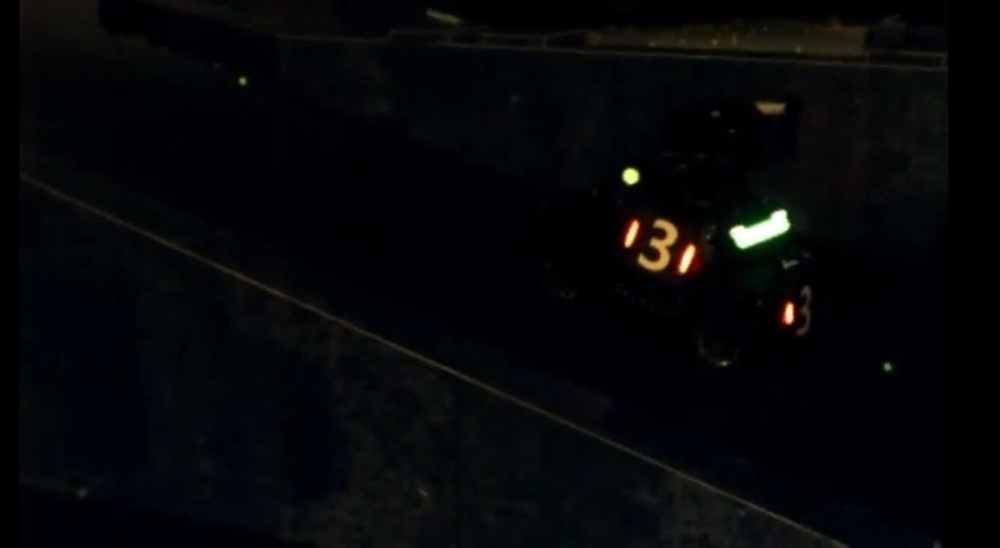
#> input picture armor_detection_py/selected_armor_img/issue_red_001.jpg, 1000 x 548 px, shrunk from 3499 x 1917 before the run
$ python img_test.py
#> lines starting #> are read from the running program, lines starting #| are printed output that depends on the picture; after the words box and inside, x2 and y2 are one past the last pixel; in counts of white or black regions, pixels touching at a corner belong together
#> in main, img is the input picture: shape (548, 1000, 3); mean B, G, R 8.7, 6.4, 5.4
### armor_detection_py/det.py
'''
@Description : Armor Detection pipline
'''
import itertools

import argparse
import itertools
import pathlib
from typing import List, Tuple

import cv2
import numpy as np

class DetectResult:
    # [5 lines left out: function __init__, not called in this run]

class ArmorDetector:
    def __init__(self, binary_threshold: float = 220.0) -> None:
        self.binary_threshold = binary_threshold

    # [29 lines left out: functions __pre_process_blue, __pre_process_gray_thresh, not called in this run]

    def __pre_process_red(self, bgr: np.ndarray):
        red = bgr[:, :, 2]  # BGR 中 R 是第 2 个通道

        # 对红色通道进行阈值处理：R > threshold → 白色（255），否则黑色（0）
        _, binary = cv2.threshold(red, self.binary_threshold, 255, cv2.THRESH_BINARY)
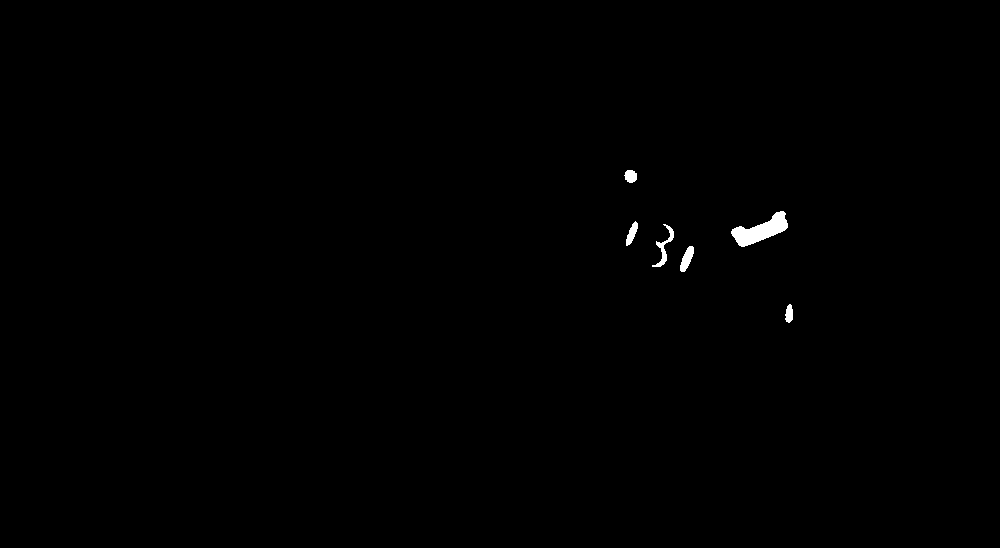
#> binary: shape (548, 1000); 0.33% white; 6 white regions
        gauss_img = cv2.GaussianBlur(binary, (5, 5), 0)
        return gauss_img

    '''
    从高斯处理后的图像中提取出所有“可能是灯条”的区域。
    输入：高斯图像 gauss_img
     ↓
    cv2.findContours 提取轮廓
     ↓
    按面积排序
     ↓
    遍历每个轮廓：
    → 求最小外接矩形
    → 如果 h / w >= 2，则保留
     ↓
    输出：符合条件的 [x, y, w, h] 列表
    '''
    def __find_light_bars(self,gauss_img:np.ndarray) -> list:
        contours, hierarchy = cv2.findContours(image=gauss_img, mode=cv2.RETR_TREE, method=cv2.CHAIN_APPROX_SIMPLE)
#> contours = 6 contours; box (x1, y1, x2, y2) and area: (729, 209, 790, 249) 1284, (650, 222, 676, 269) 519, (678, 244, 696, 274) 345, (624, 219, 640, 248) 283, (622, 168, 639, 185) 224, (783, 302, 795, 325) 212
        contours = list(contours)
        #对轮廓按照面积进行排序，从大到小
        contours.sort(key=lambda c: cv2.contourArea(c), reverse=True)

        res = []
        for c in contours:
            x, y, w, h = cv2.boundingRect(c)
            # area sieve
            if (w * h <= 200):
                continue
            '''
            light bar setting:
            w: 0.5
            h: 2.5
            '''
            if (h / w >= 2 and h/w <= 6):
                res.append([x, y, w, h])
#> this loop made 6 passes
#> (x, y, w, h) on passes 1 to 6: (729, 209, 61, 40), (650, 222, 26, 47), (678, 244, 18, 30), (624, 219, 16, 29), (622, 168, 17, 17), (783, 302, 12, 23)
#> after the loop, res = []

        return res

    '''
    Matches pairs of detected light bars to form potential armor areas.
    Return: list: A list of matched armor regions, where each region is represented as
              [left_x, left_y, right_x, right_y].
              [x1,y1,x2,y2]
    '''
    def __find_armors(self, light_bars: list) -> list:
        #灯条匹配，两两组合，根据armor特征筛选
        armors = []
        for i in range (len(light_bars)):
            for j in range (i+1,len(light_bars)):
                x1, y1, w1, h1 = light_bars[i]
                x2, y2, w2, h2 = light_bars[j]
                '''
                correlation selection
                vertical
                '''
                if (y1 <= y2):
                    if ((y1+h1) <y2):
                        continue
                else:
                    if(y1>(y2+h2)):
                        continue

                '''
                intersection selection
                horizontal
                '''
                if (x1<x2):
                    if (x2<x1+w1):
                        continue
                else:
                    if (x1< x2+w2):
                        continue

                '''
                armor selection
                armor setting:
                w: 6.5
                h: 2.5
                '''
                # area selection
                s1 = w1*h1
                s2 = w2*h2
                if not(s1/s2<=1.5 or s2/s1<=1.5):
                    continue

                # slop selection

                slop1 = h1/w1
                slop2 = h2/w2
                if not(slop1/slop2<=1.5 or slop2/slop1<=1.5):
                    continue
                '''
                distance between = 2.5 * len
                '''
                dist = abs(x1-x2)
                if not (dist<((h1+h2)/2)*4):
                    continue
                if not(dist>((h1+h2)/2)*0.4):
                    continue


                armors.append([x1, y1, x2+w2, y2+h2])

        return armors

    def __number_identification(self, bgr: np.ndarray, armor_xyxy:list) -> list:
        pass

    #RETURN THE LENGTH OF THE LIGHT BAR
    # [10 lines left out: function detection, not called in this run]

### armor_detection_py/img_test.py
import cv2
from det import ArmorDetector, DetectResult

def main():
    # 读取测试图像
    img = cv2.imread("./selected_armor_img/issue_red_001.jpg")

    if img is None:
        print("Failed to load image.")
        return

    # 创建装甲板检测器
    detector = ArmorDetector(200)

    gauss_img = detector._ArmorDetector__pre_process_red(img)
    cv2.imwrite("1_preprocessed.jpg", gauss_img)  # ← 输出预处理图像


    # Step 2: 找到灯条框
    light_bars = detector._ArmorDetector__find_light_bars(gauss_img)
#> light_bars = []
    print(f"[Light Bars] Found {len(light_bars)}")
#| [Light Bars] Found 0
    print(light_bars)

    # Step 3: 在图上画出每个灯条框（绿色）
    img_with_bars = img.copy()
    for (x, y, w, h) in light_bars:
        cv2.rectangle(img_with_bars, (x, y), (x+w, y+h), (0, 255, 0), 1)
#> this loop made 0 passes

    # Step 4: 保存画框后的图像
    cv2.imshow("1_light_bars_detected.jpg", img_with_bars)
    #cv2.waitKey()
    cv2.imwrite("1_light_bars_detected.jpg", img_with_bars)

    # Step 5: 找到装甲板框
    armors = detector._ArmorDetector__find_armors(light_bars)
#> armors = []
    print(f"[Armors] Found {len(armors)}")
#| [Armors] Found 0
    print(armors)

    # Step 6: 在图上画出每个装甲板（红色框）
    img_with_armors = img_with_bars.copy()
    for (x1, y1, x2, y2) in armors:
        x1, y1, x2, y2 = map(int, [x1, y1, x2, y2])
        cv2.rectangle(img_with_armors, (x1, y1), (x2,y2), (0, 0, 255), 2)

    # Step 7: 保存最终图像
    cv2.imwrite("1_armors_detected.jpg", img_with_armors)


if __name__ == "__main__":
    main()
